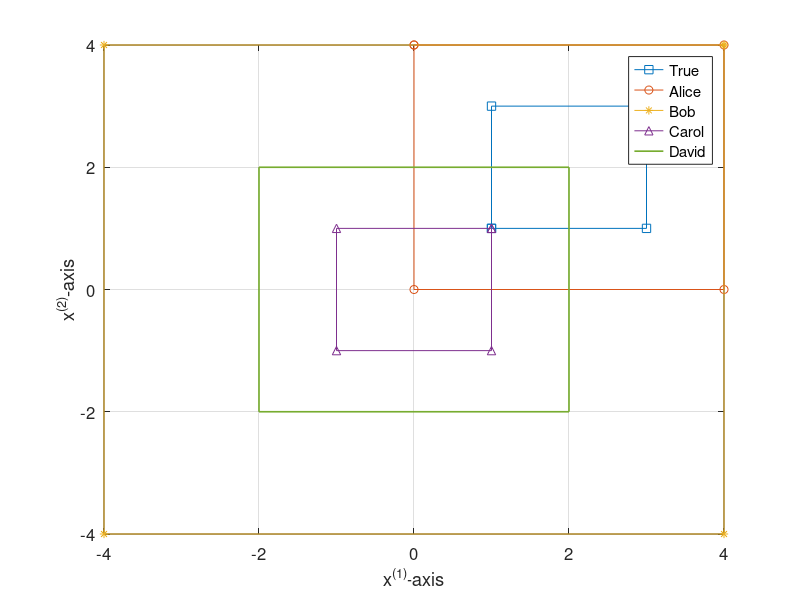
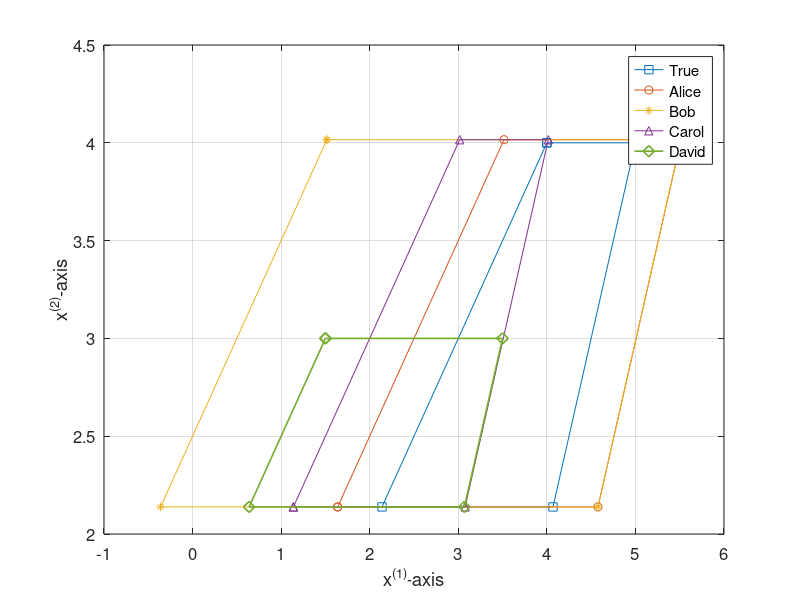
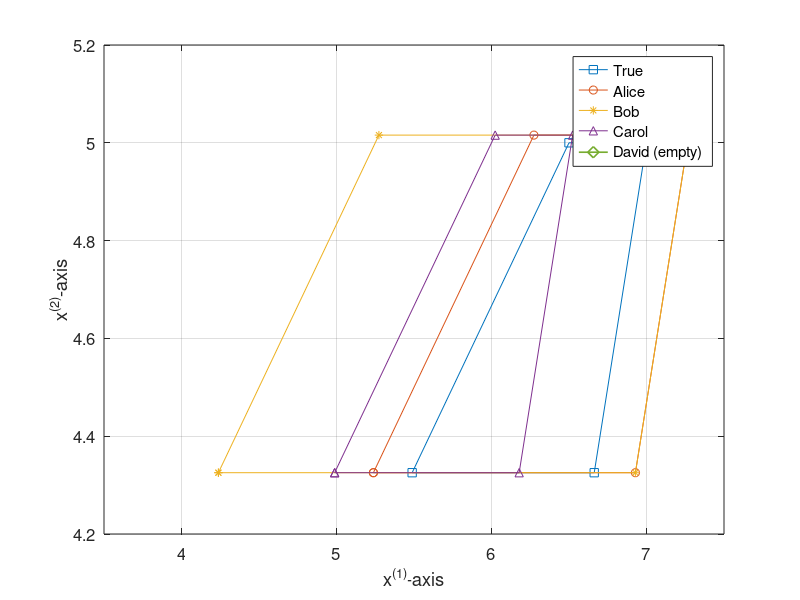
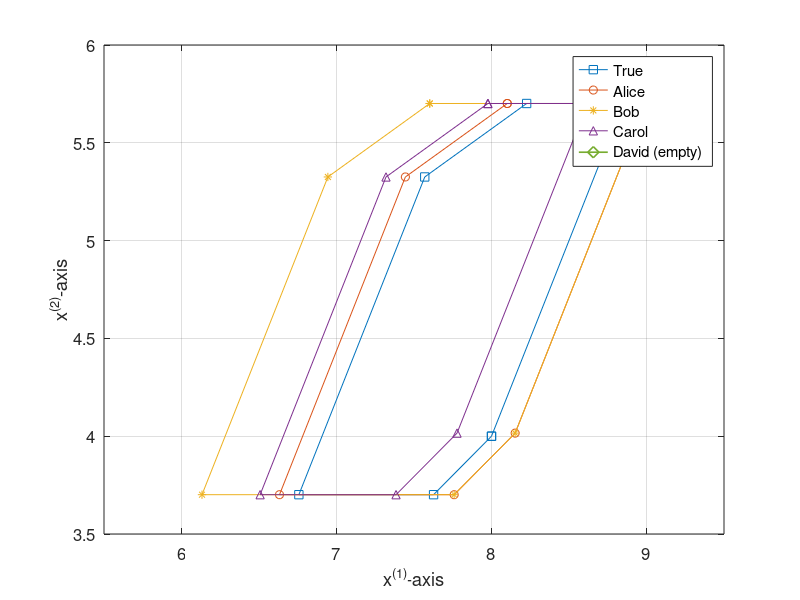

Reproduce these figures in MATLAB, in order.
%%% Drawing Figures

close all;
clear;
clc;

load('experiment20240216')


%%  Ranges
kSequence_selected = [0 1 2 3 6 10];

for k = kSequence_selected
    k
    
%     %   True ranges
%     [vertex_k_prior, nr_prior] = con2vert(G_k_prior_total{k+kIndexC}, theta_k_prior_total{k+kIndexC});
%     [CH_k_prior, x_prior_volume(k+kIndexC)] = convhull(vertex_k_prior);
%     
%     [vertex_k_posterior, nr_posterior] = con2vert(G_k_posterior_total{k+kIndexC}, theta_k_posterior_total{k+kIndexC});
%     [CH_k_posterior, x_posterior_volume(k+kIndexC)] = convhull(vertex_k_posterior);
%     
%     x_posterior_diameter(k+kIndexC) = diameter_conv(vertex_k_posterior);
%     
%     %   Set-membership filter A
%     [vertex_k_prior_A, nr_prior_A] = con2vert(G_k_prior_total_A{k+kIndexC}, theta_k_prior_total_A{k+kIndexC});
%     [CH_k_prior_A, x_prior_volume_A(k+kIndexC)] = convhull(vertex_k_prior_A);
%     
%     [vertex_k_posterior_A, nr_posterior_A] = con2vert(G_k_posterior_total_A{k+kIndexC}, theta_k_posterior_total_A{k+kIndexC});
%     [CH_k_posterior_A, x_posterior_volume_A(k+kIndexC)] = convhull(vertex_k_posterior_A);
%     
%     x_posterior_diameter_A(k+kIndexC) = diameter_conv(vertex_k_posterior_A);
%     x_posterior_estimation_gap_A(k+kIndexC) = estimation_gap(vertex_k_posterior_A, vertex_k_posterior);
%     
%     %   Set-membership filter B
%     [vertex_k_prior_B, nr_prior_B] = con2vert(G_k_prior_total_B{k+kIndexC}, theta_k_prior_total_B{k+kIndexC});
%     [CH_k_prior_B, x_prior_volume_B(k+kIndexC)] = convhull(vertex_k_prior_B);
%     
%     [vertex_k_posterior_B, nr_posterior_B] = con2vert(G_k_posterior_total_B{k+kIndexC}, theta_k_posterior_total_B{k+kIndexC});
%     [CH_k_posterior_B, x_posterior_volume_B(k+kIndexC)] = convhull(vertex_k_posterior_B);
%     
%     x_posterior_diameter_B(k+kIndexC) = diameter_conv(vertex_k_posterior_B);
%     x_posterior_estimation_gap_B(k+kIndexC) = estimation_gap(vertex_k_posterior_B, vertex_k_posterior);
%     
%     %   Set-membership filter C
%     if k == 0
%         [vertex_k_prior_C, nr_prior_C] = con2vert(G_k_prior_total_C{k+kIndexC}, theta_k_prior_total_C{k+kIndexC});
%         [CH_k_prior_C, x_prior_volume_C(k+kIndexC)] = convhull(vertex_k_prior_C);
%     end
%     
%     [vertex_k_posterior_C, nr_posterior_C] = con2vert(G_k_posterior_total_C{k+kIndexC}, theta_k_posterior_total_C{k+kIndexC});
%     [CH_k_posterior_C, x_posterior_volume_C(k+kIndexC)] = convhull(vertex_k_posterior_C);
%     
%     x_posterior_diameter_C(k+kIndexC) = diameter_conv(vertex_k_posterior_C);
%     x_posterior_estimation_gap_C(k+kIndexC) = estimation_gap(vertex_k_posterior_C, vertex_k_posterior);
    
    if k == 0
        figure,
        plot(vertex_k_prior{k+kIndexC}(CH_k_prior{k+kIndexC}, 1), vertex_k_prior{k+kIndexC}(CH_k_prior{k+kIndexC}, 2), '-s', vertex_k_prior_A{k+kIndexC}(CH_k_prior_A{k+kIndexC}, 1), vertex_k_prior_A{k+kIndexC}(CH_k_prior_A{k+kIndexC}, 2), '-o',...
            vertex_k_prior_B{k+kIndexC}(CH_k_prior_B{k+kIndexC}, 1), vertex_k_prior_B{k+kIndexC}(CH_k_prior_B{k+kIndexC}, 2), '-*', vertex_k_prior_C{k+kIndexC}(CH_k_prior_C{k+kIndexC}, 1), vertex_k_prior_C{k+kIndexC}(CH_k_prior_C{k+kIndexC}, 2), '-^',...
            vertex_k_prior_D{k+kIndexC}(CH_k_prior_D{k+kIndexC}, 1), vertex_k_prior_D{k+kIndexC}(CH_k_prior_D{k+kIndexC}, 2), 'LineWidth', 1.2, 'MarkerSize', 8)
        legend('True', 'Alice', 'Bob', 'Carol', 'David')
        grid on;
        set(gca,'FontSize',12);
        xlabel('x^{(1)}-axis')
        ylabel('x^{(2)}-axis')
    end
    
    if k >= 1
        if k < k_flag_D_empty
            figure,
            plot(vertex_k_posterior{k+kIndexC}(CH_k_posterior{k+kIndexC}, 1), vertex_k_posterior{k+kIndexC}(CH_k_posterior{k+kIndexC}, 2), '-s', vertex_k_posterior_A{k+kIndexC}(CH_k_posterior_A{k+kIndexC}, 1), vertex_k_posterior_A{k+kIndexC}(CH_k_posterior_A{k+kIndexC}, 2), '-o',...
                vertex_k_posterior_B{k+kIndexC}(CH_k_posterior_B{k+kIndexC}, 1), vertex_k_posterior_B{k+kIndexC}(CH_k_posterior_B{k+kIndexC}, 2), '-*', vertex_k_posterior_C{k+kIndexC}(CH_k_posterior_C{k+kIndexC}, 1), vertex_k_posterior_C{k+kIndexC}(CH_k_posterior_C{k+kIndexC}, 2), '-^',...
                vertex_k_posterior_D{k+kIndexC}(CH_k_posterior_D{k+kIndexC}, 1), vertex_k_posterior_D{k+kIndexC}(CH_k_posterior_D{k+kIndexC}, 2), '-d', 'LineWidth', 1.2, 'MarkerSize', 8)
            legend('True', 'Alice', 'Bob', 'Carol', 'David')
            grid on;
            set(gca,'FontSize',12);
            xlabel('x^{(1)}-axis')
            ylabel('x^{(2)}-axis')
            ylim([2 4.5])
        elseif k == 2
            figure,
            plot(vertex_k_posterior{k+kIndexC}(CH_k_posterior{k+kIndexC}, 1), vertex_k_posterior{k+kIndexC}(CH_k_posterior{k+kIndexC}, 2), '-s', vertex_k_posterior_A{k+kIndexC}(CH_k_posterior_A{k+kIndexC}, 1), vertex_k_posterior_A{k+kIndexC}(CH_k_posterior_A{k+kIndexC}, 2), '-o',...
                vertex_k_posterior_B{k+kIndexC}(CH_k_posterior_B{k+kIndexC}, 1), vertex_k_posterior_B{k+kIndexC}(CH_k_posterior_B{k+kIndexC}, 2), '-*', vertex_k_posterior_C{k+kIndexC}(CH_k_posterior_C{k+kIndexC}, 1), vertex_k_posterior_C{k+kIndexC}(CH_k_posterior_C{k+kIndexC}, 2), '-^',...
                NaN, NaN, '-d', 'LineWidth', 1.2, 'MarkerSize', 8)
            legend('True', 'Alice', 'Bob', 'Carol', 'David (empty)')
            grid on;
            set(gca,'FontSize',12);
            xlabel('x^{(1)}-axis')
            ylabel('x^{(2)}-axis')
            xlim([3.5 7.5])
            ylim([4.2 5.2])
        elseif k == 3
            figure,
            plot(vertex_k_posterior{k+kIndexC}(CH_k_posterior{k+kIndexC}, 1), vertex_k_posterior{k+kIndexC}(CH_k_posterior{k+kIndexC}, 2), '-s', vertex_k_posterior_A{k+kIndexC}(CH_k_posterior_A{k+kIndexC}, 1), vertex_k_posterior_A{k+kIndexC}(CH_k_posterior_A{k+kIndexC}, 2), '-o',...
                vertex_k_posterior_B{k+kIndexC}(CH_k_posterior_B{k+kIndexC}, 1), vertex_k_posterior_B{k+kIndexC}(CH_k_posterior_B{k+kIndexC}, 2), '-*', vertex_k_posterior_C{k+kIndexC}(CH_k_posterior_C{k+kIndexC}, 1), vertex_k_posterior_C{k+kIndexC}(CH_k_posterior_C{k+kIndexC}, 2), '-^',...
                NaN, NaN, '-d', 'LineWidth', 1.2, 'MarkerSize', 8)
            legend('True', 'Alice', 'Bob', 'Carol', 'David (empty)')
            grid on;
            set(gca,'FontSize',12);
            xlabel('x^{(1)}-axis')
            ylabel('x^{(2)}-axis')
            xlim([5.5 9.5])
%             ylim([4.2 5.2])
        else
            figure,
            plot(vertex_k_posterior{k+kIndexC}(CH_k_posterior{k+kIndexC}, 1), vertex_k_posterior{k+kIndexC}(CH_k_posterior{k+kIndexC}, 2), '-s', vertex_k_posterior_A{k+kIndexC}(CH_k_posterior_A{k+kIndexC}, 1), vertex_k_posterior_A{k+kIndexC}(CH_k_posterior_A{k+kIndexC}, 2), '-o',...
                vertex_k_posterior_B{k+kIndexC}(CH_k_posterior_B{k+kIndexC}, 1), vertex_k_posterior_B{k+kIndexC}(CH_k_posterior_B{k+kIndexC}, 2), '-*', vertex_k_posterior_C{k+kIndexC}(CH_k_posterior_C{k+kIndexC}, 1), vertex_k_posterior_C{k+kIndexC}(CH_k_posterior_C{k+kIndexC}, 2), '-^',...
                NaN, NaN, '-d', 'LineWidth', 1.2, 'MarkerSize', 8)
            legend('True', 'Alice', 'Bob', 'Carol', 'David (empty)')
            grid on;
            set(gca,'FontSize',12);
            xlabel('x^{(1)}-axis')
            ylabel('x^{(2)}-axis')
        end
    end
end


%%  Maximum Diameters
MD = max(x_posterior_diameter(delta_optimal+kIndexC:end))
MD_A = max(x_posterior_diameter_A(delta_optimal+kIndexC:end))
MD_B = max(x_posterior_diameter_B(delta_optimal+kIndexC:end))
MD_C = max(x_posterior_diameter_C(delta_optimal+kIndexC:end))
MD_D = max(x_posterior_diameter_D(delta_optimal+kIndexC:end))
diameter_upper_bound

k_draw_max = 40+kIndexC;

figure,
plot(kSequence(1:k_draw_max), x_posterior_diameter(1:k_draw_max), '-s', kSequence(1:k_draw_max), x_posterior_diameter_A(1:k_draw_max), '-o', kSequence(1:k_draw_max), x_posterior_diameter_B(1:k_draw_max), '-*',...
    kSequence(1:k_draw_max), x_posterior_diameter_C(1:k_draw_max), '-^', kSequence(1:k_draw_max), x_posterior_diameter_D(1:k_draw_max), '-d', [min(kSequence(1:k_draw_max)) max(kSequence(1:k_draw_max))], [diameter_upper_bound, diameter_upper_bound], '-', 'LineWidth', 1.2, 'MarkerSize', 6)
% hold on;
% plot([1 1], [0 9], '--')
legend('True', 'Alice', 'Bob', 'Carol', 'David', 'Upper Bound')
grid on;
set(gca,'FontSize',10);
ylim([0 9])
xlabel('Time Step')
ylabel('Diameter')


%%  Estimation Gap
figure,
semilogy(kSequence(1:k_draw_max), x_posterior_estimation_gap_A(1:k_draw_max), '-o', 'Color', [0.85,0.33,0.10], 'LineWidth', 1.2, 'MarkerSize', 6)
hold on;
semilogy(kSequence(1:k_draw_max), x_posterior_estimation_gap_B(1:k_draw_max), '-*', 'Color', [0.93,0.69,0.13], 'LineWidth', 1.2, 'MarkerSize', 6)
semilogy(kSequence(1:k_draw_max), x_posterior_estimation_gap_C(1:k_draw_max), '-^', 'Color', [0.49,0.18,0.56], 'LineWidth', 1.2, 'MarkerSize', 6)
legend('Alice', 'Bob', 'Carol')
title('Estimation Gap')
grid on;
set(gca,'FontSize',10);
xlabel('Time Step')
ylabel('Estimation Gap')


%%  Figure 3
fid = figure;
set(fid,'position',[277.8,161,868,564.8000000000001]);

subplot(2, 2, [1 3])
% plot(kSequence(1:k_draw_max), x_posterior_diameter(1:k_draw_max), '-s', kSequence(1:k_draw_max), x_posterior_diameter_A(1:k_draw_max), '-o', kSequence(1:k_draw_max), x_posterior_diameter_B(1:k_draw_max), '-*', kSequence(1:k_draw_max), x_posterior_diameter_C(1:k_draw_max), '-^', [min(kSequence(1:k_draw_max)) max(kSequence(1:k_draw_max))], [diameter_upper_bound, diameter_upper_bound], '-', 'LineWidth', 1.2, 'MarkerSize', 6)
plot(kSequence(1:k_draw_max), x_posterior_diameter(1:k_draw_max), '-s', kSequence(1:k_draw_max), x_posterior_diameter_A(1:k_draw_max), '-o', kSequence(1:k_draw_max), x_posterior_diameter_B(1:k_draw_max), '-*',...
    kSequence(1:k_draw_max), x_posterior_diameter_C(1:k_draw_max), '-^', kSequence(1:k_draw_max), x_posterior_diameter_D(1:k_draw_max), '-d', 'LineWidth', 1.2, 'MarkerSize', 6)
% hold on;
% plot([1 1], [0 9], '--')
% legend('Actual posterior', 'Alice', 'Bob', 'Carol', 'Upper Bound')
legend('True', 'Alice', 'Bob', 'Carol', 'David')
grid on;
set(gca,'FontSize',16);
xlim([0 k_draw_max-1])
ylim([0 9])
xlabel('Time Step')
ylabel('Diameter')

subplot(2, 2, [2 4])
semilogy(kSequence(1:k_draw_max), x_posterior_estimation_gap_A(1:k_draw_max), '-o', 'Color', [0.85,0.33,0.10], 'LineWidth', 1.2, 'MarkerSize', 6)
hold on;
semilogy(kSequence(1:k_draw_max), x_posterior_estimation_gap_B(1:k_draw_max), '-*', 'Color', [0.93,0.69,0.13], 'LineWidth', 1.2, 'MarkerSize', 6)
semilogy(kSequence(1:k_draw_max), x_posterior_estimation_gap_C(1:k_draw_max), '-^', 'Color', [0.49,0.18,0.56], 'LineWidth', 1.2, 'MarkerSize', 6)
legend('Alice', 'Bob', 'Carol')
grid on;
set(gca,'FontSize',16);
xlim([0 k_draw_max-1])
% xlim([0 20])
% ylim([1e-6 5])
ylim([1e-12 5])
xlabel('Time Step')
ylabel('Estimation Gap')